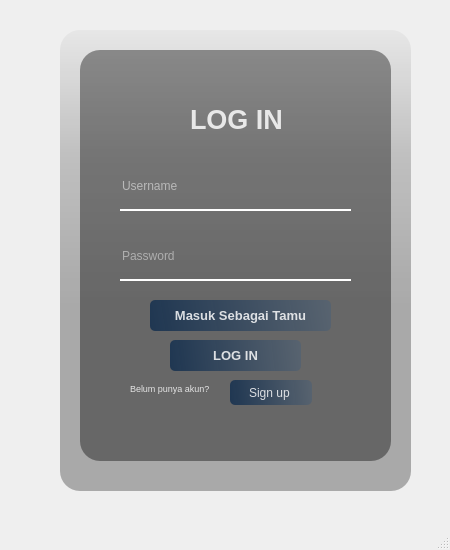
<?xml version="1.0" encoding="UTF-8"?>
<ui version="4.0">
 <class>MainWindow</class>
 <widget class="QMainWindow" name="MainWindow">
  <property name="geometry">
   <rect>
    <x>0</x>
    <y>0</y>
    <width>450</width>
    <height>550</height>
   </rect>
  </property>
  <property name="windowTitle">
   <string>MainWindow</string>
  </property>
  <widget class="QWidget" name="centralwidget">
   <widget class="QWidget" name="widget" native="true">
    <property name="geometry">
     <rect>
      <x>50</x>
      <y>20</y>
      <width>370</width>
      <height>480</height>
     </rect>
    </property>
    <widget class="QLabel" name="label">
     <property name="geometry">
      <rect>
       <x>10</x>
       <y>10</y>
       <width>351</width>
       <height>461</height>
      </rect>
     </property>
     <property name="styleSheet">
      <string notr="true">border-image: url(:/login/Foto/bg.jpg);
border-radius:20px;</string>
     </property>
     <property name="text">
      <string/>
     </property>
    </widget>
    <widget class="QLabel" name="label_2">
     <property name="geometry">
      <rect>
       <x>10</x>
       <y>10</y>
       <width>351</width>
       <height>461</height>
      </rect>
     </property>
     <property name="styleSheet">
      <string notr="true">background-color: qlineargradient(spread:pad, x1:0, y1:0, x2:0, y2:0.715909, stop:0 rgba(0, 0, 0, 9), stop:0.375 rgba(0, 0, 0, 50), stop:0.835227 rgba(0, 0, 0, 75));
border-radius:20px;</string>
     </property>
     <property name="text">
      <string/>
     </property>
    </widget>
    <widget class="QLabel" name="label_3">
     <property name="geometry">
      <rect>
       <x>30</x>
       <y>30</y>
       <width>311</width>
       <height>411</height>
      </rect>
     </property>
     <property name="styleSheet">
      <string notr="true">background-color:rgba(0,0,0,100);
border-radius:20px;</string>
     </property>
     <property name="text">
      <string/>
     </property>
    </widget>
    <widget class="QLabel" name="labelLogin">
     <property name="geometry">
      <rect>
       <x>140</x>
       <y>79</y>
       <width>121</width>
       <height>41</height>
      </rect>
     </property>
     <property name="font">
      <font>
       <pointsize>20</pointsize>
       <weight>75</weight>
       <bold>true</bold>
      </font>
     </property>
     <property name="styleSheet">
      <string notr="true">color:rgba(255,255,255,210);</string>
     </property>
     <property name="text">
      <string>LOG IN</string>
     </property>
    </widget>
    <widget class="QLineEdit" name="lineEditUsername">
     <property name="geometry">
      <rect>
       <x>70</x>
       <y>150</y>
       <width>231</width>
       <height>41</height>
      </rect>
     </property>
     <property name="styleSheet">
      <string notr="true">background-color: rgba(0,0,0,0);
border: none;
border-bottom: 2px solid #ffffff; 
color: rgba(255,255,255,0.9);
padding-bottom: 7px;
color: white;

outline: none;
width: 100%; </string>
     </property>
     <property name="placeholderText">
      <string>Username</string>
     </property>
    </widget>
    <widget class="QLineEdit" name="lineEditPassword">
     <property name="geometry">
      <rect>
       <x>70</x>
       <y>220</y>
       <width>231</width>
       <height>41</height>
      </rect>
     </property>
     <property name="styleSheet">
      <string notr="true">background-color: rgba(0,0,0,0);
border: none;
border-bottom: 2px solid #ffffff; 
color: rgba(255,255,255,0.9);
padding-bottom: 7px;


outline: none;
width: 100%; </string>
     </property>
     <property name="placeholderText">
      <string>Password</string>
     </property>
    </widget>
    <widget class="QPushButton" name="pushButtonLogIn">
     <property name="geometry">
      <rect>
       <x>120</x>
       <y>320</y>
       <width>131</width>
       <height>31</height>
      </rect>
     </property>
     <property name="font">
      <font>
       <pointsize>10</pointsize>
       <weight>75</weight>
       <bold>true</bold>
      </font>
     </property>
     <property name="styleSheet">
      <string notr="true">QPushButton#pushButtonLogIn{
    background-color: qlineargradient(spread:pad, x1:0, y1:0.505682, x2:1, y2:0.477, stop:0 rgba(20, 47, 78, 219), stop:1 rgba(85, 98, 112, 226));
    color:rgba(255, 255, 255, 210);
    border-radius:5px;
}

QPushButton#pushButtonLogIn:hover{
    background-color: qlineargradient(spread:pad, x1:0, y1:0.505682, x2:1, y2:0.477, stop:0 rgba(40, 67, 98, 219), stop:1 rgba(105, 118, 132, 226));
}

QPushButton#pushButtonLogIn:pressed{
    padding-left:5px;
    padding-top:5px;
    background-color:rgba(105,118,132,200);
}</string>
     </property>
     <property name="text">
      <string>LOG IN</string>
     </property>
    </widget>
    <widget class="QLabel" name="labelDont">
     <property name="geometry">
      <rect>
       <x>80</x>
       <y>360</y>
       <width>101</width>
       <height>16</height>
      </rect>
     </property>
     <property name="font">
      <font>
       <pointsize>7</pointsize>
      </font>
     </property>
     <property name="styleSheet">
      <string notr="true">color:rgba(255,255,255,210);</string>
     </property>
     <property name="text">
      <string>Belum punya akun?</string>
     </property>
    </widget>
    <widget class="QPushButton" name="pushButtonSignUp">
     <property name="geometry">
      <rect>
       <x>180</x>
       <y>360</y>
       <width>82</width>
       <height>25</height>
      </rect>
     </property>
     <property name="styleSheet">
      <string notr="true">QPushButton#pushButtonSignUp{
    background-color: qlineargradient(spread:pad, x1:0, y1:0.505682, x2:1, y2:0.477, stop:0 rgba(20, 47, 78, 219), stop:1 rgba(85, 98, 112, 226));
    color:rgba(255, 255, 255, 210);
    border-radius:5px;
}

QPushButton#pushButtonSignUp:hover{
    background-color: qlineargradient(spread:pad, x1:0, y1:0.505682, x2:1, y2:0.477, stop:0 rgba(40, 67, 98, 219), stop:1 rgba(105, 118, 132, 226));
}

QPushButton#pushButtonSignUp:pressed{
    padding-left:5px;
    padding-top:5px;
    background-color:rgba(105,118,132,200);
}</string>
     </property>
     <property name="text">
      <string>Sign up </string>
     </property>
    </widget>
    <widget class="QPushButton" name="pushButtonMasukSebagaiTamu">
     <property name="geometry">
      <rect>
       <x>100</x>
       <y>280</y>
       <width>181</width>
       <height>31</height>
      </rect>
     </property>
     <property name="font">
      <font>
       <pointsize>10</pointsize>
       <weight>75</weight>
       <bold>true</bold>
      </font>
     </property>
     <property name="styleSheet">
      <string notr="true">QPushButton#pushButtonMasukSebagaiTamu{
    background-color: qlineargradient(spread:pad, x1:0, y1:0.505682, x2:1, y2:0.477, stop:0 rgba(20, 47, 78, 219), stop:1 rgba(85, 98, 112, 226));
    color:rgba(255, 255, 255, 210);
    border-radius:5px;
}

QPushButton#pushButtonMasukSebagaiTamu:hover{
    background-color: qlineargradient(spread:pad, x1:0, y1:0.505682, x2:1, y2:0.477, stop:0 rgba(40, 67, 98, 219), stop:1 rgba(105, 118, 132, 226));
}

QPushButton#pushButtonMasukSebagaiTamu:pressed{
    padding-left:5px;
    padding-top:5px;
    background-color:rgba(105,118,132,200);
}</string>
     </property>
     <property name="text">
      <string>Masuk Sebagai Tamu</string>
     </property>
    </widget>
    <zorder>label_2</zorder>
    <zorder>label</zorder>
    <zorder>label_3</zorder>
    <zorder>labelLogin</zorder>
    <zorder>lineEditUsername</zorder>
    <zorder>lineEditPassword</zorder>
    <zorder>pushButtonLogIn</zorder>
    <zorder>labelDont</zorder>
    <zorder>pushButtonSignUp</zorder>
    <zorder>pushButtonMasukSebagaiTamu</zorder>
   </widget>
  </widget>
  <widget class="QMenuBar" name="menubar">
   <property name="geometry">
    <rect>
     <x>0</x>
     <y>0</y>
     <width>450</width>
     <height>23</height>
    </rect>
   </property>
  </widget>
  <widget class="QStatusBar" name="statusbar"/>
 </widget>
 <resources>
  <include location="login.qrc"/>
 </resources>
 <connections/>
</ui>
